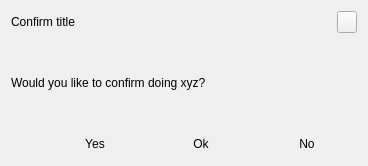
<?xml version="1.0" encoding="UTF-8"?>
<ui version="4.0">
 <class>kiwixmessagebox</class>
 <widget class="QDialog" name="kiwixmessagebox">
  <property name="geometry">
   <rect>
    <x>0</x>
    <y>0</y>
    <width>368</width>
    <height>166</height>
   </rect>
  </property>
  <property name="sizePolicy">
   <sizepolicy hsizetype="Maximum" vsizetype="Preferred">
    <horstretch>0</horstretch>
    <verstretch>0</verstretch>
   </sizepolicy>
  </property>
  <property name="maximumSize">
   <size>
    <width>474</width>
    <height>16777215</height>
   </size>
  </property>
  <property name="windowTitle">
   <string>Dialog</string>
  </property>
  <layout class="QGridLayout" name="gridLayout">
   <item row="3" column="0">
    <layout class="QHBoxLayout" name="horizontalLayout">
     <item>
      <spacer name="horizontalSpacer">
       <property name="orientation">
        <enum>Qt::Horizontal</enum>
       </property>
       <property name="sizeType">
        <enum>QSizePolicy::Expanding</enum>
       </property>
       <property name="sizeHint" stdset="0">
        <size>
         <width>250</width>
         <height>20</height>
        </size>
       </property>
      </spacer>
     </item>
     <item>
      <widget class="QPushButton" name="yesButton">
       <property name="sizePolicy">
        <sizepolicy hsizetype="Fixed" vsizetype="Fixed">
         <horstretch>0</horstretch>
         <verstretch>0</verstretch>
        </sizepolicy>
       </property>
       <property name="minimumSize">
        <size>
         <width>100</width>
         <height>0</height>
        </size>
       </property>
       <property name="cursor">
        <cursorShape>PointingHandCursor</cursorShape>
       </property>
       <property name="text">
        <string>Yes</string>
       </property>
       <property name="flat">
        <bool>true</bool>
       </property>
      </widget>
     </item>
     <item>
      <widget class="QPushButton" name="okButton">
       <property name="sizePolicy">
        <sizepolicy hsizetype="Fixed" vsizetype="Fixed">
         <horstretch>0</horstretch>
         <verstretch>0</verstretch>
        </sizepolicy>
       </property>
       <property name="minimumSize">
        <size>
         <width>100</width>
         <height>0</height>
        </size>
       </property>
       <property name="cursor">
        <cursorShape>PointingHandCursor</cursorShape>
       </property>
       <property name="text">
        <string>Ok</string>
       </property>
       <property name="flat">
        <bool>true</bool>
       </property>
      </widget>
     </item>
     <item>
      <widget class="QPushButton" name="noButton">
       <property name="sizePolicy">
        <sizepolicy hsizetype="Fixed" vsizetype="Fixed">
         <horstretch>0</horstretch>
         <verstretch>0</verstretch>
        </sizepolicy>
       </property>
       <property name="minimumSize">
        <size>
         <width>100</width>
         <height>0</height>
        </size>
       </property>
       <property name="cursor">
        <cursorShape>PointingHandCursor</cursorShape>
       </property>
       <property name="text">
        <string>No</string>
       </property>
       <property name="flat">
        <bool>true</bool>
       </property>
      </widget>
     </item>
    </layout>
   </item>
   <item row="2" column="0">
    <widget class="QLabel" name="confirmText">
     <property name="sizePolicy">
      <sizepolicy hsizetype="Maximum" vsizetype="Preferred">
       <horstretch>0</horstretch>
       <verstretch>0</verstretch>
      </sizepolicy>
     </property>
     <property name="maximumSize">
      <size>
       <width>600</width>
       <height>16777215</height>
      </size>
     </property>
     <property name="text">
      <string>Would you like to confirm doing xyz?</string>
     </property>
    </widget>
   </item>
   <item row="1" column="0">
    <layout class="QHBoxLayout" name="horizontalLayout_2">
     <item>
      <widget class="QLabel" name="confirmTitle">
       <property name="sizePolicy">
        <sizepolicy hsizetype="Preferred" vsizetype="Fixed">
         <horstretch>0</horstretch>
         <verstretch>0</verstretch>
        </sizepolicy>
       </property>
       <property name="text">
        <string>Confirm title</string>
       </property>
      </widget>
     </item>
     <item>
      <spacer name="horizontalSpacer_2">
       <property name="orientation">
        <enum>Qt::Horizontal</enum>
       </property>
       <property name="sizeHint" stdset="0">
        <size>
         <width>40</width>
         <height>20</height>
        </size>
       </property>
      </spacer>
     </item>
     <item>
      <widget class="QPushButton" name="closeButton">
       <property name="sizePolicy">
        <sizepolicy hsizetype="Minimum" vsizetype="Fixed">
         <horstretch>0</horstretch>
         <verstretch>0</verstretch>
        </sizepolicy>
       </property>
       <property name="maximumSize">
        <size>
         <width>20</width>
         <height>16777215</height>
        </size>
       </property>
       <property name="cursor">
        <cursorShape>PointingHandCursor</cursorShape>
       </property>
       <property name="text">
        <string/>
       </property>
       <property name="icon">
        <iconset resource="../resources/kiwix.qrc">
         <normaloff>:/icons/close.svg</normaloff>:/icons/close.svg</iconset>
       </property>
      </widget>
     </item>
    </layout>
   </item>
  </layout>
 </widget>
 <resources>
  <include location="../resources/kiwix.qrc"/>
 </resources>
 <connections/>
</ui>
